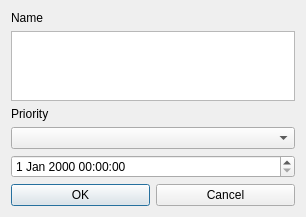
<?xml version="1.0" encoding="UTF-8"?>
<ui version="4.0">
 <class>TaskDialog</class>
 <widget class="QDialog" name="TaskDialog">
  <property name="geometry">
   <rect>
    <x>0</x>
    <y>0</y>
    <width>306</width>
    <height>191</height>
   </rect>
  </property>
  <layout class="QVBoxLayout" name="verticalLayout">
   <item>
    <widget class="QLabel" name="nameLabel">
     <property name="text">
      <string>Name</string>
     </property>
    </widget>
   </item>
   <item>
    <widget class="QTextEdit" name="textEdit"/>
   </item>
   <item>
    <widget class="QLabel" name="priorityLabel">
     <property name="text">
      <string>Priority</string>
     </property>
    </widget>
   </item>
   <item>
    <widget class="QComboBox" name="comboBox"/>
   </item>
   <item>
    <widget class="QDateTimeEdit" name="dateTimeEdit"/>
   </item>
   <item>
    <layout class="QHBoxLayout" name="horizontalLayout">
     <item>
      <widget class="QPushButton" name="okButton">
       <property name="text">
        <string>OK</string>
       </property>
      </widget>
     </item>
     <item>
      <widget class="QPushButton" name="cancelButton">
       <property name="text">
        <string>Cancel</string>
       </property>
      </widget>
     </item>
    </layout>
   </item>
  </layout>
 </widget>
 <resources/>
 <connections/>
</ui>
